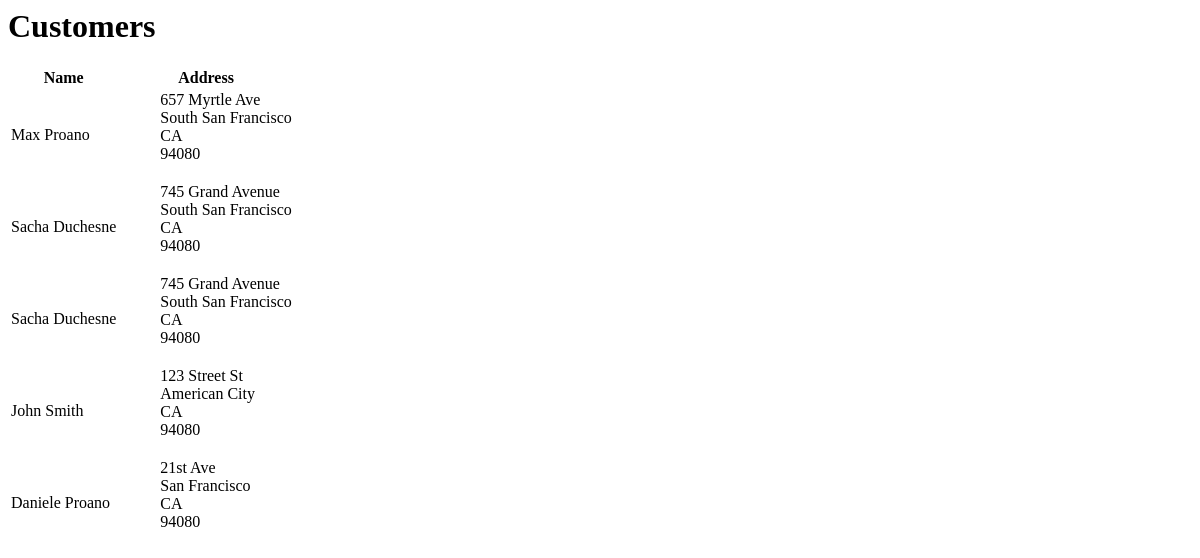
Before: /bids/customers/ with the older database file.
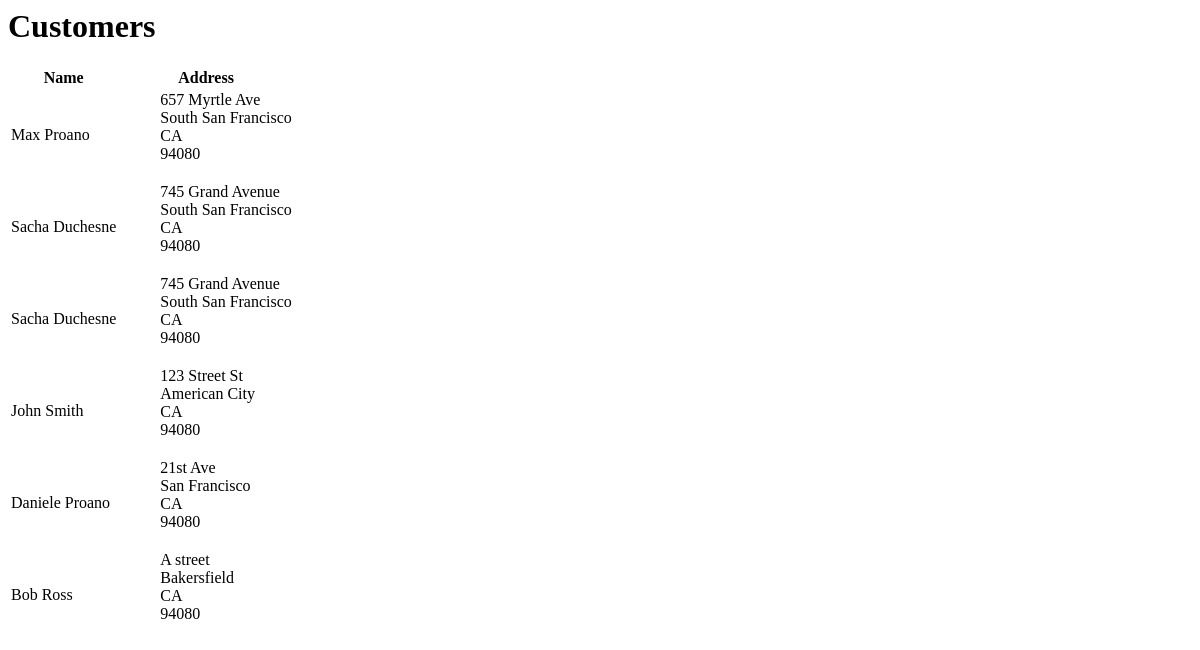
After: the same page with the newer database file.
### bids/models.py (models this page shows, shortened)
class Customer(models.Model):
    first_name = models.CharField(max_length=25)
    last_name = models.CharField(max_length=25)
    street = models.CharField(max_length=100)
    city = models.CharField(max_length=50)
    state = models.CharField(max_length=2)
    zip_code = models.IntegerField(null=True)
    email = models.EmailField()

### bids/views.py (the view)
class CustomerList(ListView):
    model = Customer
    template_name = 'bids/customer_list.html'
    context_object_name = 'all_customers'

### bids/templates/bids/customer_list.html
<h1>Customers</h1>
<table>
  <tr>
    <th>Name</th>
    <th>Address</th>
  </tr>
  {% for customer in all_customers %}
  <tr>
    <td>{{ customer.first_name }} {{ customer.last_name }}</td>
    <td>
        <ul style="list-style-type:none">
          <li>{{ customer.street }}</li>
          <li>{{customer.city }}</li>
          <li>{{ customer.state }}</li>
          <li>{{ customer.zip_code  }}</li>
        </ul>
    </td>
  </tr>
  {% endfor %}
</table>

Changed rows visible on the page:
added Customer: first_name "Bob", last_name "Ross", street "A street", city "Bakersfield", state "CA", zip_code "94080"
